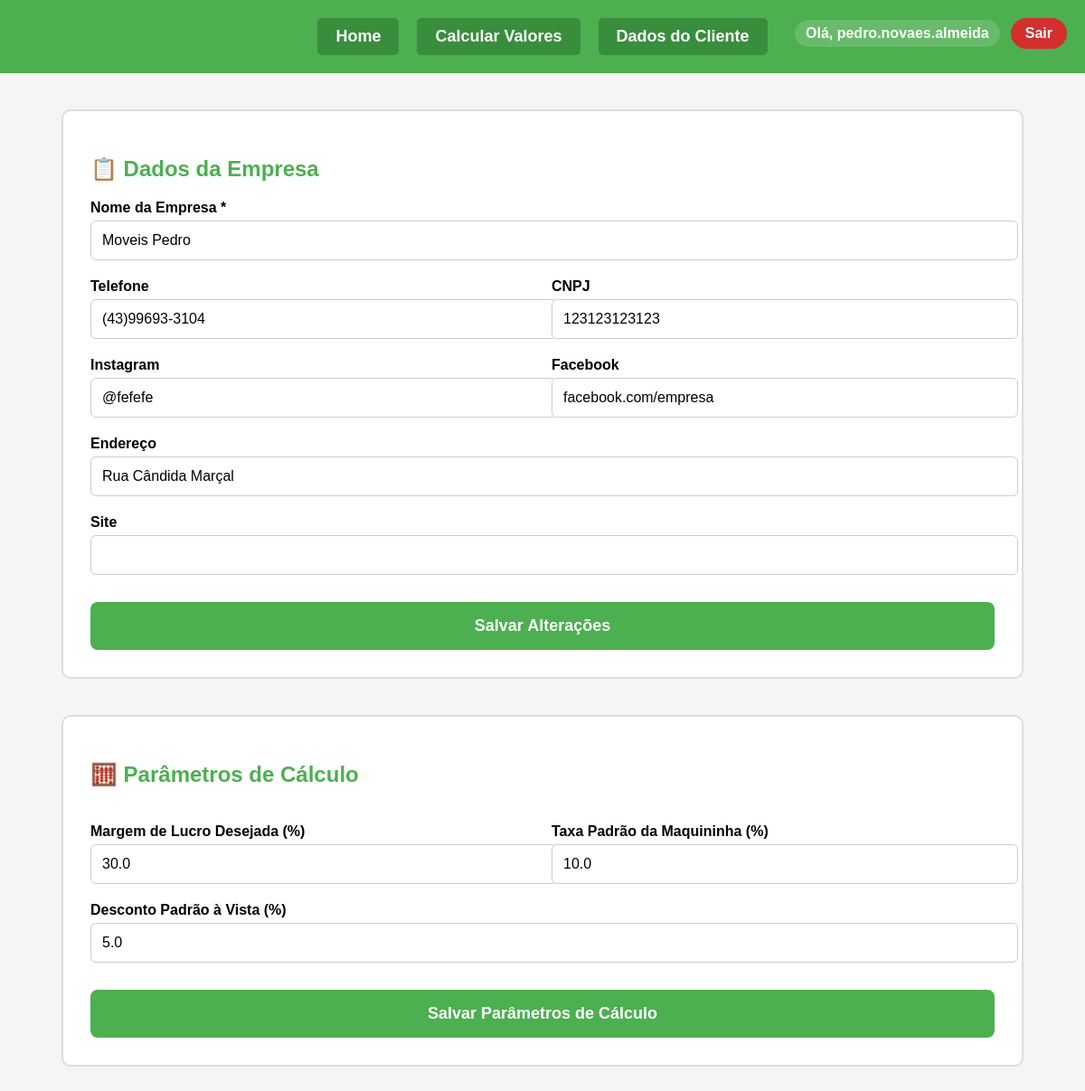
/ (signed in), run on the app's committed database.
### app.py (models this page shows)
class Usuario(UserMixin, db.Model):
    id = db.Column(db.Integer, primary_key=True)
    email = db.Column(db.String(100), unique=True, nullable=False)
    senha = db.Column(db.String(200), nullable=False)

class Empresa(db.Model):
    id = db.Column(db.Integer, primary_key=True)
    usuario_id = db.Column(db.Integer, db.ForeignKey('usuario.id'), nullable=False)
    nome = db.Column(db.String(100))
    cnpj = db.Column(db.String(20))
    telefone = db.Column(db.String(20))
    endereco = db.Column(db.String(200))
    instagram = db.Column(db.String(100))
    facebook = db.Column(db.String(100))
    site = db.Column(db.String(100))
    usuario = db.relationship('Usuario', backref=db.backref('empresa', lazy=True))

class ParametrosCalculo(db.Model):
    id = db.Column(db.Integer, primary_key=True)
    usuario_id = db.Column(db.Integer, db.ForeignKey('usuario.id'), nullable=False)
    margem_lucro = db.Column(db.Float)
    custo_fixo_percentual = db.Column(db.Float)
    taxa_maquininha = db.Column(db.Float)
    desconto_avista = db.Column(db.Float)
    usuario = db.relationship('Usuario', backref=db.backref('parametros', lazy=True))

### app.py (the view, shortened to what this page needs)
@app.route('/', methods=['GET', 'POST'])
@login_required
def home():
    empresa = Empresa.query.filter_by(usuario_id=current_user.id).first()
    parametros = ParametrosCalculo.query.filter_by(usuario_id=current_user.id).first()
    def safe_float(value):
        try:
            return float(value)
        except (TypeError, ValueError):
            return 0.0
    return render_template('home.html', empresa=empresa, parametros=parametros)

### app.py (called while the page is built)
@login_manager.user_loader
def load_user(user_id):
    return Usuario.query.get(int(user_id))

### templates/home.html (shortened to what this page needs)
<!DOCTYPE html>
<html lang="pt-br">
<head>
</head>
<body>
    <header>
        <div class="nav-buttons">
            <a href="/">Home</a>
            <a href="/custos">Calcular Valores</a>
            <a href="/clientes">Dados do Cliente</a>
        </div>
        <div class="user-info">
            {% if current_user.is_authenticated %}
                <span class="user-nome">Olá, {{ current_user.email.split('@')[0] }}</span>
                <a class="btn-sair" href="{{ url_for('logout') }}">Sair</a>
            {% else %}
                <a class="btn-auth" href="{{ url_for('login') }}">Entrar</a>
                <a class="btn-auth" href="{{ url_for('register') }}">Registrar</a>
            {% endif %}
        </div>
    </header>
    <form method="POST">
        <div class="container">
            <h2>📋 Dados da Empresa</h2>
            <label>Nome da Empresa *</label>
            <input type="text" name="nome_empresa" value="{{ empresa.nome if empresa else '' }}" required>
            <div class="form-row">
                <div>
                    <label>Telefone</label>
                    <input type="text" name="telefone" value="{{ empresa.telefone if empresa else '' }}">
                </div>
                <div>
                    <label>CNPJ</label>
                    <input type="text" name="cnpj" value="{{ empresa.cnpj if empresa else '' }}">
                </div>
            </div>
            <div class="form-row">
                <div>
                    <label>Instagram</label>
                    <input type="text" name="instagram" value="{{ empresa.instagram if empresa else '' }}">
                </div>
                <div>
                    <label>Facebook</label>
                    <input type="text" name="facebook" value="{{ empresa.facebook if empresa else '' }}">
                </div>
            </div>
            <label>Endereço</label>
            <input type="text" name="endereco" value="{{ empresa.endereco if empresa else '' }}">
            <label>Site</label>
            <input type="text" name="site" value="{{ empresa.site if empresa else '' }}">
            <button type="submit">Salvar Alterações</button>
        </div>
        <div class="container">
            <h2>🧮 Parâmetros de Cálculo</h2>
            <div class="form-row">
                <div>
                    <label>Margem de Lucro Desejada (%)</label>
                    <input type="number" name="margem_lucro" value="{{ parametros.margem_lucro if parametros else '' }}">
                </div>
                <div>
                    <label>Taxa Padrão da Maquininha (%)</label>
                    <input type="number" name="taxa_maquininha" value="{{ parametros.taxa_maquininha if parametros else '' }}">
                </div>
            </div>
            <div class="form-row">
                <div>
                    <label>Desconto Padrão à Vista (%)</label>
                    <input type="number" name="desconto_avista" value="{{ parametros.desconto_avista if parametros else '' }}">
                </div>
            </div>
            <button type="submit">Salvar Parâmetros de Cálculo</button>
        </div>
    </form>
</body>
</html>

### templates/home.html (style rules this page uses)
body { font-family: Arial, sans-serif; margin: 0; padding: 0; background: #f5f5f5; }
header { background-color: #4CAF50; padding: 20px; text-align: center; position: relative; }
.nav-buttons { display: inline-flex; gap: 20px; }
.nav-buttons a { color: white; text-decoration: none; font-weight: bold; font-size: 18px; background-color: #388E3C; padding: 10px 20px; border-radius: 5px; transition: background-color 0.3s; }
.user-info { position: absolute; right: 20px; top: 20px; display: flex; align-items: center; gap: 12px; }
.user-nome { color: white; font-weight: bold; font-size: 16px; background-color: rgba(255, 255, 255, 0.15); padding: 6px 12px; border-radius: 20px; }
.btn-sair { background-color: #d32f2f; color: white; font-weight: bold; padding: 8px 16px; text-decoration: none; border-radius: 20px; transition: background-color 0.3s; }
.container { max-width: 1000px; margin: 40px auto; background: white; padding: 30px; border-radius: 10px; border: 2px solid #ddd; }
h2 { color: #4CAF50; margin-bottom: 20px; }
label { font-weight: bold; display: block; margin-top: 20px; margin-bottom: 5px; }
input { width: 100%; padding: 12px; font-size: 16px; border: 1px solid #ccc; border-radius: 6px; }
.form-row { display: flex; gap: 20px; }
.form-row > div { flex: 1; }
button { margin-top: 30px; background-color: #4CAF50; color: white; font-weight: bold; border: none; padding: 16px; font-size: 18px; width: 100%; border-radius: 8px; cursor: pointer; }

### data on the page
Usuario: email "pedro.novaes.almeida"
Empresa: nome_empresa "Moveis Pedro", telefone "(43)99693-3104", cnpj "123123123123", instagram "@fefefe", facebook "facebook.com/empresa", endereco "Rua Cândida Marçal"
ParametrosCalculo: margem_lucro "30.0", taxa_maquininha "10.0", desconto_avista "5.0"
